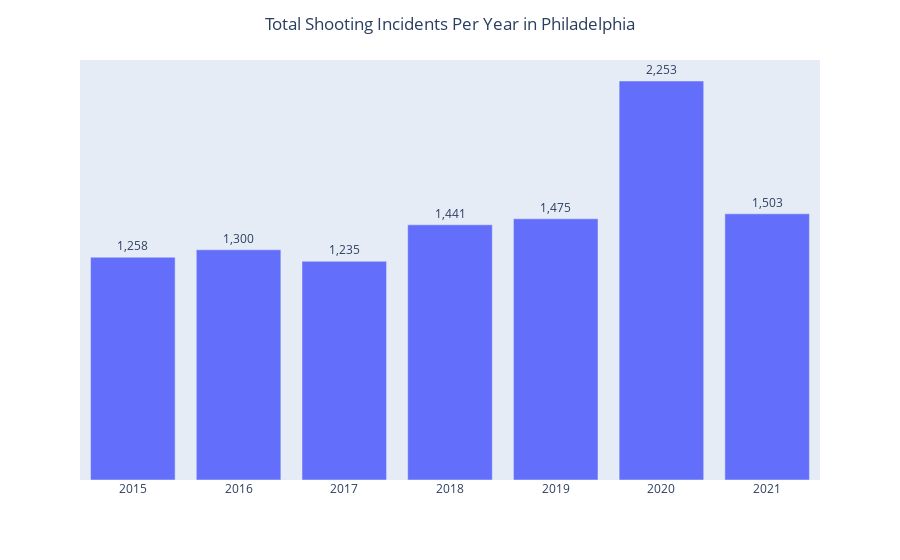

The cell this chart's notebook holds for it:
### Code cell
fig = px.bar(total_shootings_per_year, x=year_labels, y=total_shootings, 
            text=total_shootings)
fig.update_traces(texttemplate='%{text:,}', textposition='outside')
fig.update_layout(title_text='Total Shooting Incidents Per Year in Philadelphia', title_x=0.5)
fig.update_yaxes(visible=False)
fig.update_xaxes(title='', visible=True, showticklabels=True)
fig.show()

### Figure 1 — Plotly figure (JSON) as saved in the notebook; plotly's stock layout.template omitted (floating-point values rounded to 4 significant figures)
{"data": [{"alignmentgroup": "True", "hovertemplate": "x=%{x}<br>y=%{y}<br>text=%{text}<extra></extra>", "legendgroup": "", "marker": {"color": "#636efa", "pattern": {"shape": ""}}, "name": "", "offsetgroup": "", "orientation": "v", "showlegend": false, "text": [1258, 1300, 1235, 1441, 1475, 2253, 1503], "textposition": "outside", "texttemplate": "%{text:,}", "type": "bar", "x": [2015, 2016, 2017, 2018, 2019, 2020, 2021], "xaxis": "x", "y": [1258, 1300, 1235, 1441, 1475, 2253, 1503], "yaxis": "y"}], "layout": {"barmode": "relative", "legend": {"tracegroupgap": 0}, "margin": {"t": 60}, "title": {"text": "Total Shooting Incidents Per Year in Philadelphia", "x": 0.5}, "xaxis": {"anchor": "y", "domain": [0, 1], "showticklabels": true, "title": {"text": ""}, "visible": true}, "yaxis": {"anchor": "x", "domain": [0, 1], "title": {"text": "y"}, "visible": false}}}
